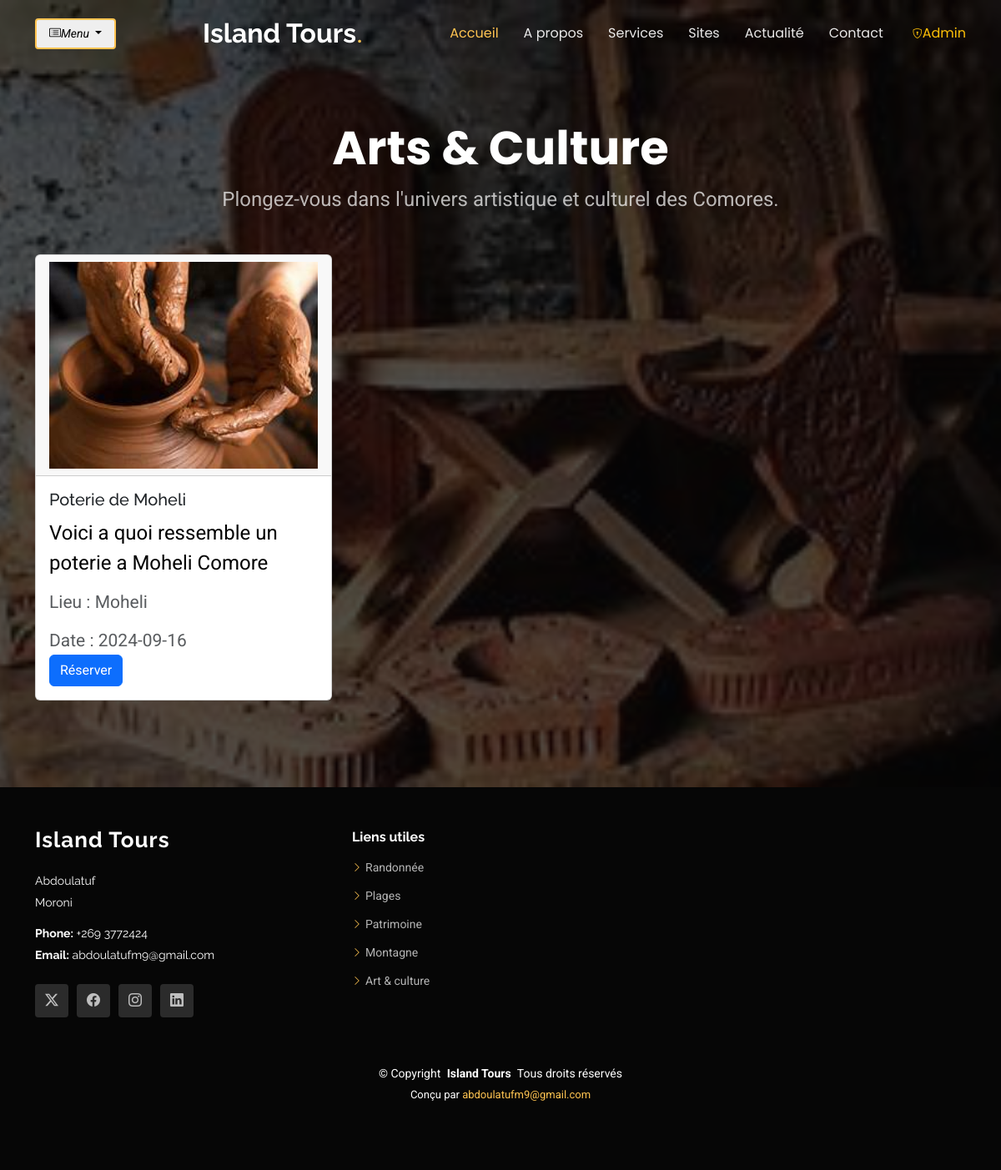
Page /art_culture.php (signed in) on the committed database.
### tables this page shows
CREATE TABLE `circuit` (
  `id` int(250) NOT NULL,
  `nom_circuit` varchar(255) NOT NULL,
  `page` varchar(50) NOT NULL,
  `lieu` varchar(255) NOT NULL,
  `date` date NOT NULL,
  `image` varchar(100) NOT NULL,
  `description` varchar(500) NOT NULL
);

### classes/Database.php (called while the page is built, shortened)
<?php
class Database
{
    public $pdo;
    private static $instance = null;
    public function __construct()
    {
        try {
            $this->pdo = new PDO("mysql:host=localhost;dbname=db_circuit", "root", "");
            $this->pdo->setAttribute(PDO::ATTR_ERRMODE, PDO::ERRMODE_EXCEPTION);
        } catch (PDOException $e) {
            die("Erreur de connexion à la base de données : " . $e->getMessage());
        }
    }
    public static function getInstance()
    {
        if (self::$instance == null) {
            self::$instance = new Database();
        }
        return self::$instance;
    }
    public function prepare($sql)
    {
        return $this->pdo->prepare($sql);
    }
}

### art_culture.php (the view, shortened to what this page needs)
<?php
include 'inc/header.php';
$db = Database::getInstance();
$sql = "SELECT * FROM circuit WHERE page = 'art_culture'";
$stmt = $db->prepare($sql);
$stmt->execute();
$circuits = $stmt->fetchAll(PDO::FETCH_ASSOC);
?>
<main class="main">
    <section class="hero section dark-background">
        <img src="assets/img/art&culture.jpg" alt="" data-aos="fade-in">
        <div class="container" data-aos="fade-up" data-aos-delay="100">
            <h2 class="text-center mt-4">Arts & Culture</h2>
            <p class="text-center">Plongez-vous dans l'univers artistique et culturel des Comores.</p>
            <div class="row mt-5" data-aos="fade-up" data-aos-delay="200">
                <?php if (!empty($circuits)) : ?>
                    <?php foreach ($circuits as $circuit) : ?>
                        <div class="col-md-4">
                            <div class="card mb-4">
                                <?php
                                $imagePath = './uploads/' . htmlspecialchars($circuit['image']);
                                ?>
                                <div class="card-header">
                                    <img src="<?php echo $imagePath; ?>" style="position:initial!important" class="img-fluid" alt="<?php echo htmlspecialchars($circuit['nom_circuit']); ?>">
                                </div>
                                <div class="card-body">
                                    <h5 class="card-title"><?php echo htmlspecialchars($circuit['nom_circuit']); ?></h5>
                                    <p class="card-text text-black"><?php echo htmlspecialchars($circuit['description']); ?></p>
                                    <p class="card-text"><small class="text-muted">Lieu : <?php echo htmlspecialchars($circuit['lieu']); ?></small></p>
                                    <p class="card-text"><small class="text-muted">Date : <?php echo htmlspecialchars($circuit['date']); ?></small></p>
                                    <a href="form_reservation.php?id=<?php echo $circuit['id']; ?>" class="btn btn-primary">Réserver</a>
                                </div>
                            </div>
                        </div>
                    <?php endforeach; ?>
                <?php else : ?>
                    <p class="text-center">Aucun circuit disponible pour le moment.</p>
                <?php endif; ?>
            </div>
        </div>
    </section>
</main>
<?php
include 'inc/footer.php';
?>

### assets/css/main.css (style rules this page uses)
:root { --default-font: "Roboto", system-ui, -apple-system, "Segoe UI", Roboto, "Helvetica Neue", Arial, "Noto Sans", "Liberation Sans", sans-serif, "Apple Color Emoji", "Segoe UI Emoji", "Segoe UI Symbol", "Noto Color Emoji"; --heading-font: "Raleway", sans-serif; --nav-font: "Poppins", sans-serif; }
:root { --background-color: #ffffff; --default-color: #444444; --heading-color: #151515; --accent-color: #ffc451; --surface-color: #ffffff; --contrast-color: #312f2f; }
:root { --nav-color: rgba(255, 255, 255, 0.905); --nav-hover-color: #ffc451; --nav-mobile-background-color: #ffffff; --nav-dropdown-background-color: #ffffff; --nav-dropdown-color: #212529; --nav-dropdown-hover-color: #ffc451; }
.dark-background { --background-color: #060606; --default-color: #ffffff; --heading-color: #ffffff; --surface-color: #252525; --contrast-color: #2a2727; }
:root { scroll-behavior: smooth; }
body { color: var(--default-color); background-color: var(--background-color); font-family: var(--default-font); }
a { color: var(--accent-color); text-decoration: none; transition: 0.3s; }
h1, h2, h3, h4, h5, h6 { color: var(--heading-color); font-family: var(--heading-font); }
section, .section { color: var(--default-color); background-color: var(--background-color); padding: 60px 0; scroll-margin-top: 80px; }
.hero { width: 100%; min-height: 100vh; position: relative; padding: 120px 0 80px 0; display: flex; align-items: center; justify-content: center; }
.hero img { position: absolute; inset: 0; display: block; width: 100%; height: 100%; object-fit: cover; z-index: 1; }
.hero:before { content: ""; background: color-mix(in srgb, var(--background-color), transparent 30%); position: absolute; inset: 0; z-index: 2; }
.hero .container { position: relative; z-index: 3; }
.hero h2 { margin: 0; font-size: 56px; font-weight: 700; font-family: var(--nav-font); }
.hero p { margin: 10px 0 0 0; font-size: 24px; color: color-mix(in srgb, var(--default-color), transparent 30%); }

### rows in the picture
circuit: image (picture), nom_circuit "Poterie de Moheli", description "Voici a quoi ressemble un poterie a Moheli Comore", lieu "Moheli", date "2024-09-16"
